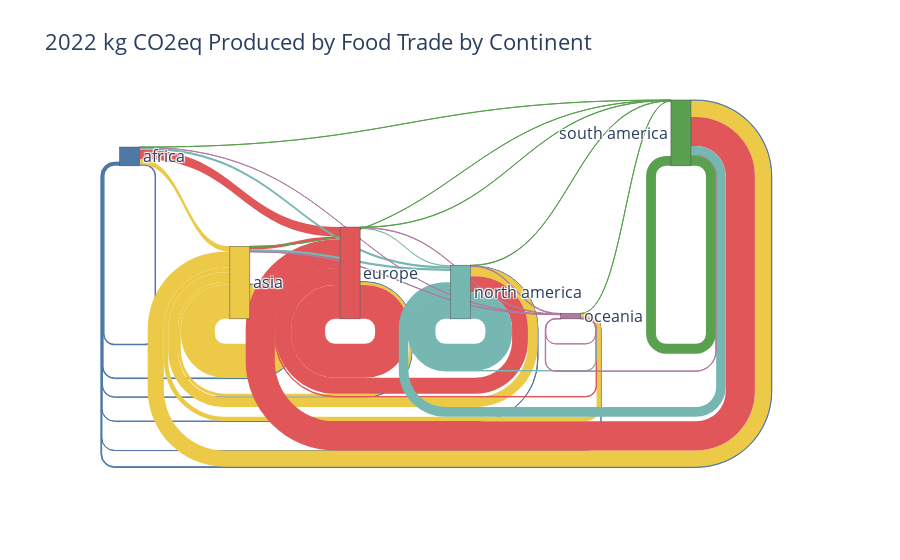

Source (notebook cell):
### Code cell
# Assuming your DataFrame is named 'df'
year = 2022
df_year = df[df['year'] == year]

# Extract unique continents for labels
unique_continents = sorted(set(df_year['source'].unique()) | set(df_year['target'].unique()))

# Create mappings to node indices (0, 1, 2, ...)
continent_to_index = {continent: i for i, continent in enumerate(unique_continents)}

# Prepare data for Sankey diagram
nodes = dict(label=unique_continents, color= hex_colors)  # Customize colors
links = dict(
    source=df_year['source'].map(continent_to_index),
    target=df_year['target'].map(continent_to_index),
    value=df_year['value'],
)

# Adjust link colors based on source node color
opacity = 0.4
link_colors = [nodes['color'][src].replace(")", f", {opacity})") for src in links['target']]

# Create the Sankey diagram
fig = go.Figure(data=[go.Sankey(
    node= nodes,  # Customize colors,
    link=dict(
        source=links['source'],
        target=links['target'],
        value=links['value'],
        color=link_colors  # Use adjusted colors
    )
)])

fig.update_layout(
    title_text=f"{year} kg CO2eq Produced by Food Trade by Continent",
    font_size=16,
    )

fig.show()

### Figure 1 — Plotly figure (JSON) as saved in the notebook; plotly's stock layout.template omitted (floating-point values rounded to 4 significant figures)
{"data": [{"link": {"color": ["#4E79A7", "#4E79A7", "#4E79A7", "#4E79A7", "#4E79A7", "#4E79A7", "#EDC948", "#EDC948", "#EDC948", "#EDC948", "#EDC948", "#EDC948", "#E15759", "#E15759", "#E15759", "#E15759", "#E15759", "#E15759", "#76B7B2", "#76B7B2", "#76B7B2", "#76B7B2", "#76B7B2", "#76B7B2", "#B07AA1", "#B07AA1", "#B07AA1", "#B07AA1", "#B07AA1", "#B07AA1", "#59A14F", "#59A14F", "#59A14F", "#59A14F", "#59A14F", "#59A14F"], "source": [0, 1, 2, 3, 4, 5, 0, 1, 2, 3, 4, 5, 0, 1, 2, 3, 4, 5, 0, 1, 2, 3, 4, 5, 0, 1, 2, 3, 4, 5, 0, 1, 2, 3, 4, 5], "target": [0, 0, 0, 0, 0, 0, 1, 1, 1, 1, 1, 1, 2, 2, 2, 2, 2, 2, 3, 3, 3, 3, 3, 3, 4, 4, 4, 4, 4, 4, 5, 5, 5, 5, 5, 5], "value": [3272000000.0, 1498000000.0, 939600000.0, 586000000.0, 197600000.0, 1724000000.0, 12030000000.0, 76170000000.0, 6146000000.0, 21880000000.0, 9824000000.0, 36050000000.0, 21240000000.0, 6417000000.0, 75880000000.0, 35490000000.0, 1041000000.0, 65100000000.0, 5165000000.0, 5132000000.0, 2446000000.0, 59610000000.0, 855700000.0, 21410000000.0, 42640000.0, 651400000.0, 899300000.0, 1374000000.0, 59160000.0, 911600000.0, 193700000.0, 296900000.0, 778200000.0, 957700000.0, 106300000.0, 21940000000.0]}, "node": {"color": ["#4E79A7", "#EDC948", "#E15759", "#76B7B2", "#B07AA1", "#59A14F"], "label": ["africa", "asia", "europe", "north america", "oceania", "south america"]}, "type": "sankey"}], "layout": {"font": {"size": 16}, "title": {"text": "2022 kg CO2eq Produced by Food Trade by Continent"}}}
